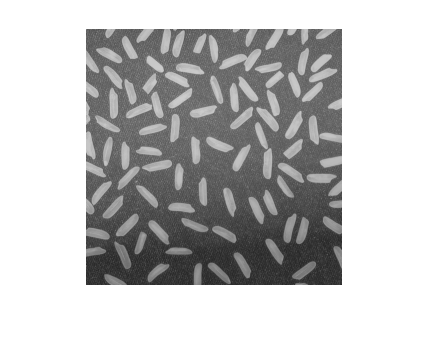
%> input picture Dip1.png, 430 x 349 px
$ octave Erosion_rect_subtract.m   (GNU Octave 9; MATLAB toolbox functions it lacks are replaced by stand-ins)
%> lines starting %> are read from the running program, lines starting %| are printed output that depends on the picture
clc,
close all;
clear all;
I = imread('Dip1.png');
%> I is the input picture: size 349x430x3 uint8; min 40, max 255, mean 192.2
figure, imshow(I);
SE = strel('rectangle',[4 4]);
J = imerode(I,SE);
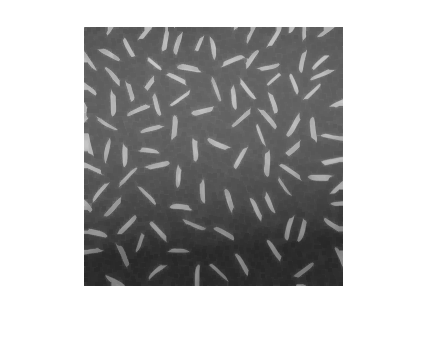
%> J: size 349x430x3 uint8; min 40, max 255, mean 182.2
figure, imshow(J);
K = I - J;
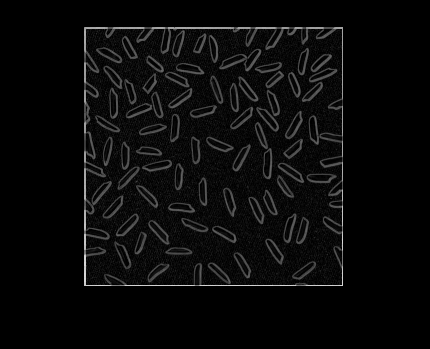
%> K: size 349x430x3 uint8; min 0, max 215, mean 10
figure, imshow(K);
